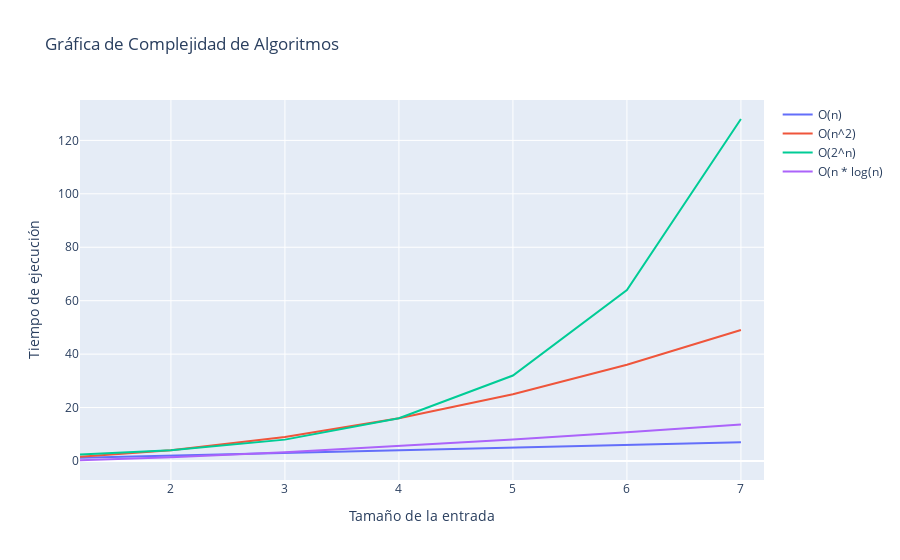

Source (notebook cell):
### Code cell
import plotly.graph_objects as go
import numpy as np

# Crear datos de ejemplo
x = np.arange(1, 8)
y_linear = x
y_quadratic = x**2
y_exponential = 2**x
y_logarithmic = x * np.log(x)

# Crear la figura y las trazas
fig = go.Figure()

fig.add_trace(go.Scatter(x=x, y=y_linear, mode='lines', name='O(n)'))
fig.add_trace(go.Scatter(x=x, y=y_quadratic, mode='lines', name='O(n^2)'))
fig.add_trace(go.Scatter(x=x, y=y_exponential, mode='lines', name='O(2^n)'))
fig.add_trace(go.Scatter(x=x, y=y_logarithmic, mode='lines', name='O(n * log(n)'))

# Personalizar la figura
fig.update_layout(
    title='Gráfica de Complejidad de Algoritmos',
    xaxis_title='Tamaño de la entrada',
    yaxis_title='Tiempo de ejecución'
)

# Mostrar la figura interactiva
fig.show()

### Figure 1 — Plotly figure (JSON) as saved in the notebook; plotly's stock layout.template omitted (floating-point values rounded to 4 significant figures)
{"data": [{"mode": "lines", "name": "O(n)", "type": "scatter", "x": [1, 2, 3, 4, 5, 6, 7], "y": [1, 2, 3, 4, 5, 6, 7]}, {"mode": "lines", "name": "O(n^2)", "type": "scatter", "x": [1, 2, 3, 4, 5, 6, 7], "y": [1, 4, 9, 16, 25, 36, 49]}, {"mode": "lines", "name": "O(2^n)", "type": "scatter", "x": [1, 2, 3, 4, 5, 6, 7], "y": [2, 4, 8, 16, 32, 64, 128]}, {"mode": "lines", "name": "O(n * log(n)", "type": "scatter", "x": [1, 2, 3, 4, 5, 6, 7], "y": [0, 1.386, 3.296, 5.545, 8.047, 10.75, 13.62]}], "layout": {"autosize": true, "dragmode": "pan", "title": {"text": "Gráfica de Complejidad de Algoritmos"}, "xaxis": {"autorange": false, "range": [1.202, 7.202], "showspikes": false, "title": {"text": "Tamaño de la entrada"}, "type": "linear"}, "yaxis": {"autorange": false, "range": [-7.111, 135.1], "showspikes": false, "title": {"text": "Tiempo de ejecución"}, "type": "linear"}}}
